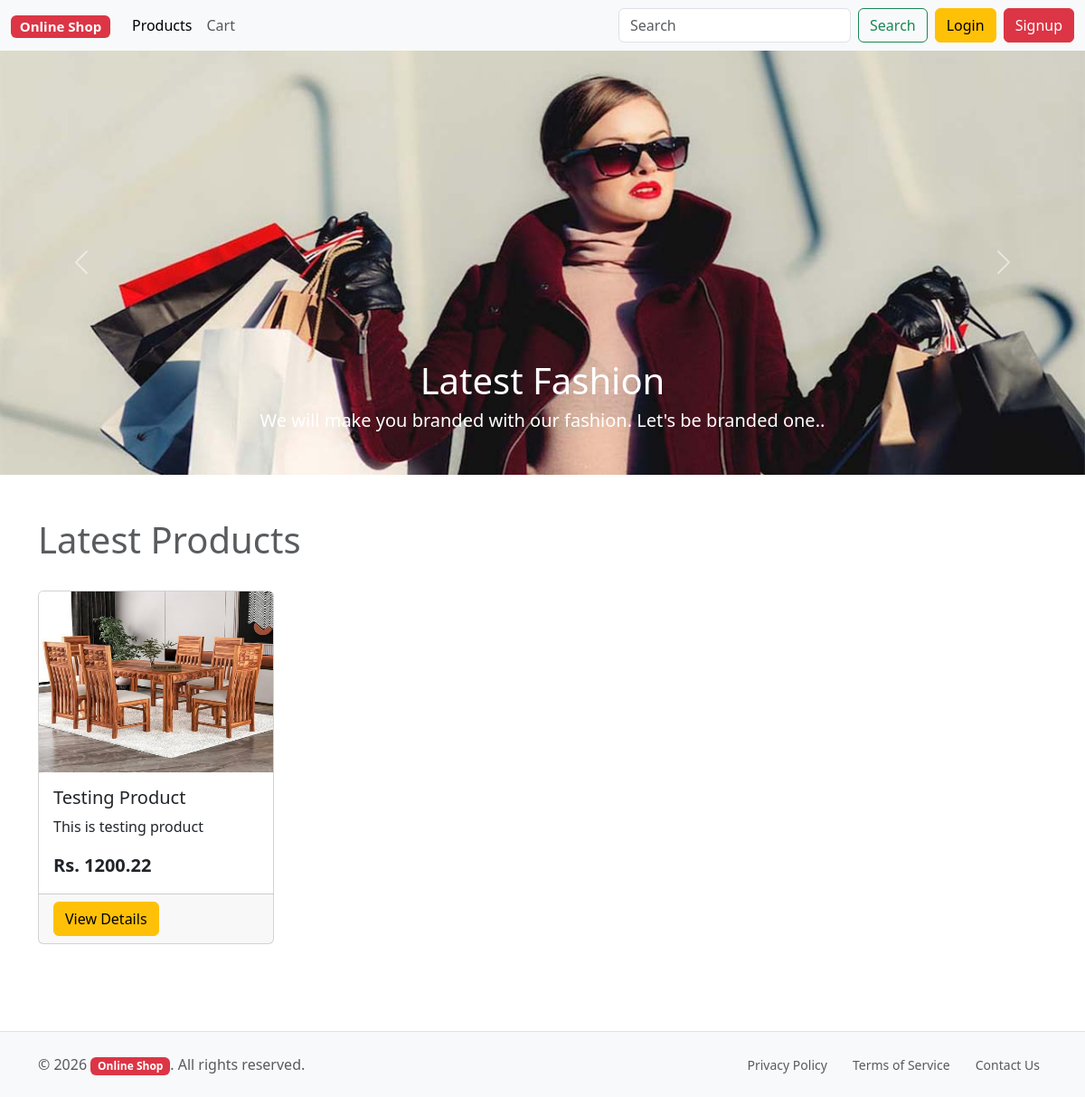
Before: / with the older database file.
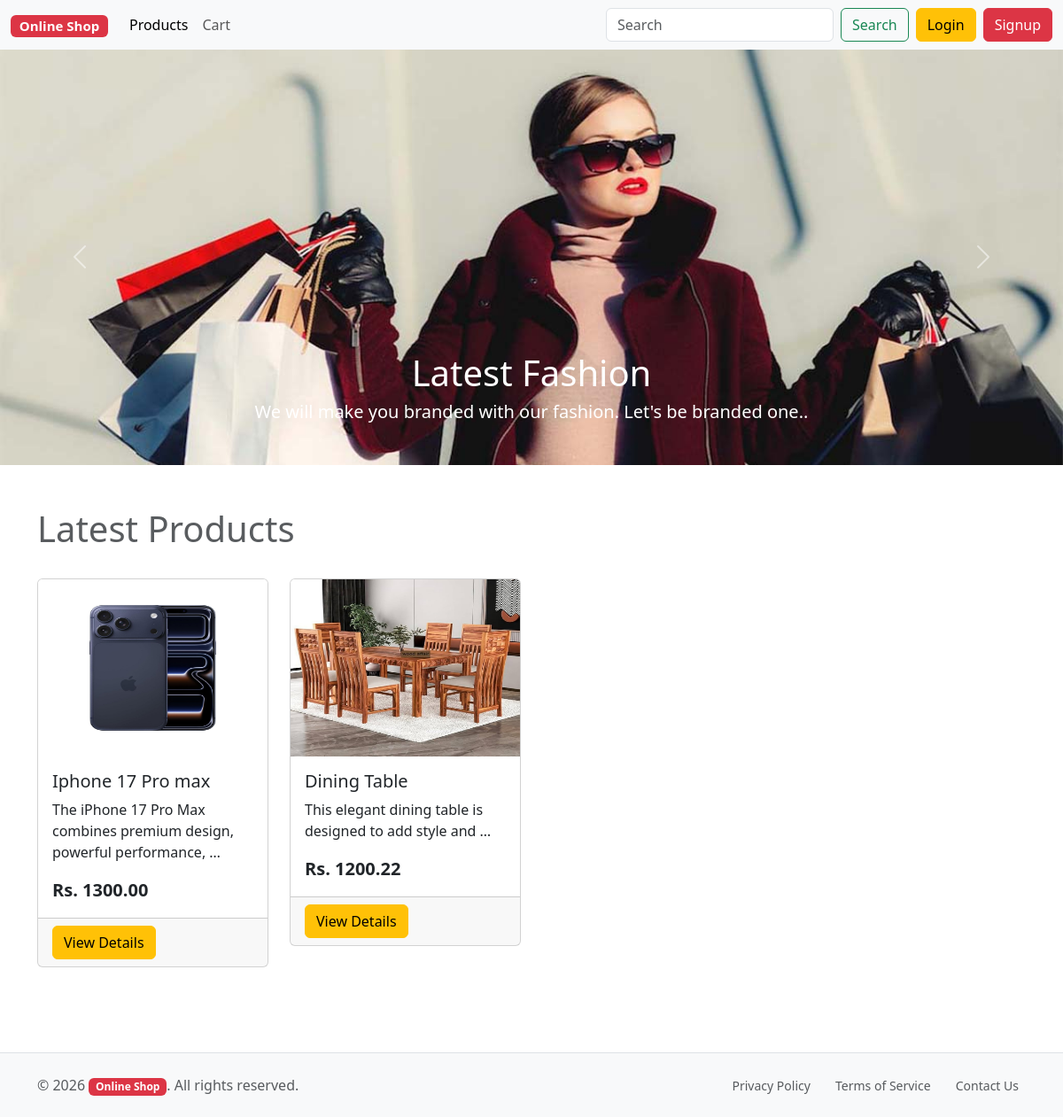
After: the same page with the newer database file.
### product/models.py (models this page shows, shortened)
class Product(models.Model):
    product_name = models.CharField(max_length=100)
    product_description = models.TextField()
    product_price = models.DecimalField(max_digits=6, decimal_places=2)
    in_stock = models.BooleanField(default=True)
    category = models.ForeignKey(to=Category, on_delete=models.CASCADE,related_name="product")
    image = models.ImageField(upload_to='products')

### userpage/views.py (the view)
# urls.py: path('',views.homepage, name="homepage")
def homepage(request):
    products = Product.objects.all().order_by("-id")[:8]
    return render(request, "userpage/homepage.html", {
        "products": products
    })

### userpage/templates/userpage/homepage.html (shortened to what this page needs)
<!doctype html>
{% extends 'user_base.html' %}
{% load static %}
{% block main_content %}
    {% include 'userpage/includes/carousel.html' %}
    <div class="container my-5">
        <h1 class="text-muted">Latest Products</h1>
        <div class="row row-cols-1 row-cols-md-4 g-4 my-2">
            {% for product in products%}
            <div class="col">
                    <div class="card">
                    <img src="{{product.image.url}}" class="card-img-top" alt="{{product.product_name}}" height="200" width="200">
                    <div class="card-body">
                        <h5 class="card-title">{{product.product_name}}</h5>
                        <p class="card-text">{{product.product_description|truncatewords:10}}</p>
                        <p class="card-text fs-5 fw-bold">Rs. {{product.product_price}}</p>
                    </div>
                    <div class="card-footer">
                        <a href="#" class="btn btn-warning">View Details</a>
                    </div>
                    </div>
                </div>
                {% endfor %}
             </div>
    </div>
{% endblock %}

### userpage/templates/user_base.html (shortened to what this page needs)
<!doctype html>
<html lang="en">
  <head>
    <link
      href="https://cdn.jsdelivr.net/npm/bootstrap@5.3.8/dist/css/bootstrap.min.css"
      rel="stylesheet"
    />
  </head>
  <body class="d-flex flex-column min-vh-100">
    {% include "userpage/includes/header.html"%}
    <main class="flex-grow-1">{% block main_content %} {% endblock %}</main>
    {% include "userpage/includes/footer.html"%}
  </body>
</html>

### userpage/templates/userpage/includes/header.html (shortened to what this page needs)
<!doctype html>
<nav class="navbar navbar-expand-lg bg-body-tertiary">
  <div class="container-fluid">
    <a class="navbar-brand" href="{% url 'homepage' %}">
      <span class="badge text-bg-danger"> Online Shop </span>
    </a>
    <div class="collapse navbar-collapse" id="navbarSupportedContent">
      <ul class="navbar-nav me-auto mb-2 mb-lg-0">
        <li class="nav-item">
          <a class="nav-link active" aria-current="page" href="#">Products</a>
        </li>
        <li class="nav-item">
          <a class="nav-link" href="#">Cart</a>
        </li>
      </ul>
      <div class="d-flex align-items-center gap-2">
        <form class="d-flex" role="search">
          <input
            class="form-control me-2"
            type="search"
            placeholder="Search"
            aria-label="Search"
          />
          <button class="btn btn-outline-success" type="submit">Search</button>
        </form>
        <a href="#" class="btn btn-warning">Login</a>
        <a href="#" class="btn btn-danger">Signup</a>
      </div>
    </div>
  </div>
</nav>

### userpage/templates/userpage/includes/carousel.html (shortened to what this page needs)
<!doctype html>
{% load static %}
<div
  id="carouselExampleAutoplaying"
  class="carousel slide"
  data-bs-ride="carousel"
>
  <div class="carousel-inner">
    <div class="carousel-item active">
      <img
        src="{% static 'images/fashion.jpg' %}"
        class="d-block w-100"
        alt="..."
      />
      <div class="carousel-caption d-none d-md-block">
        <h1>Latest Fashion</h1>
        <h5>
          We will make you branded with our fashion. Let's be branded one..
        </h5>
      </div>
    </div>
  </div>
  <button
    class="carousel-control-prev"
    type="button"
    data-bs-target="#carouselExampleAutoplaying"
    data-bs-slide="prev"
  >
    <span class="carousel-control-prev-icon" aria-hidden="true"></span>
  </button>
  <button
    class="carousel-control-next"
    type="button"
    data-bs-target="#carouselExampleAutoplaying"
    data-bs-slide="next"
  >
    <span class="carousel-control-next-icon" aria-hidden="true"></span>
  </button>
</div>

### userpage/templates/userpage/includes/footer.html
<!doctype html>
<footer class="bg-body-tertiary border-top py-4 mt-5">
  <div class="container">
    <div class="row align-items-center justify-content-between">
      <div class="col-md-6 text-center text-md-start mb-3 mb-md-0">
        <span class="text-muted"
          >&copy; 2026 <span class="badge text-bg-danger">Online Shop</span>.
          All rights reserved.</span
        >
      </div>
      <div class="col-md-6 text-center text-md-end">
        <ul class="list-inline mb-0">
          <li class="list-inline-item">
            <a href="#" class="text-muted text-decoration-none px-2 small"
              >Privacy Policy</a
            >
          </li>
          <li class="list-inline-item">
            <a href="#" class="text-muted text-decoration-none px-2 small"
              >Terms of Service</a
            >
          </li>
          <li class="list-inline-item">
            <a href="#" class="text-muted text-decoration-none px-2 small"
              >Contact Us</a
            >
          </li>
        </ul>
      </div>
    </div>
  </div>
</footer>

Changed rows visible on the page:
added Product: image (picture), product_name "Iphone 17 Pro max", product_description "The iPhone 17 Pro Max combines premium design, powerful performance, …", product_price "1300.00"
changed Product: product_name "Testing Product" → "Dining Table"; product_description "This is testing product" → "This elegant dining table is designed to add style and …"
